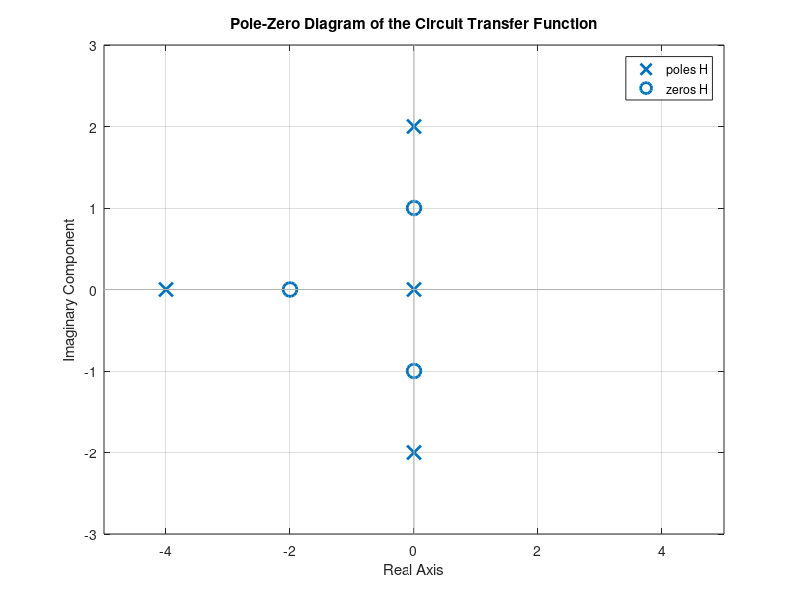

Reproduce this figure in MATLAB.
clc, clearvars

% Numerator coefficients
numerator = [500, 1000, 500, 1000];
denominator = [1, 4, 4, 16, 0];

% Create transfer function
H = tf(numerator, denominator);

figure;

pzmap(H);
xlim([-5, 5]);
ylim([-3, 3]);

title('Pole-Zero Diagram of the Circuit Transfer Function');
%label('Real Component');
ylabel('Imaginary Component');
grid on;

